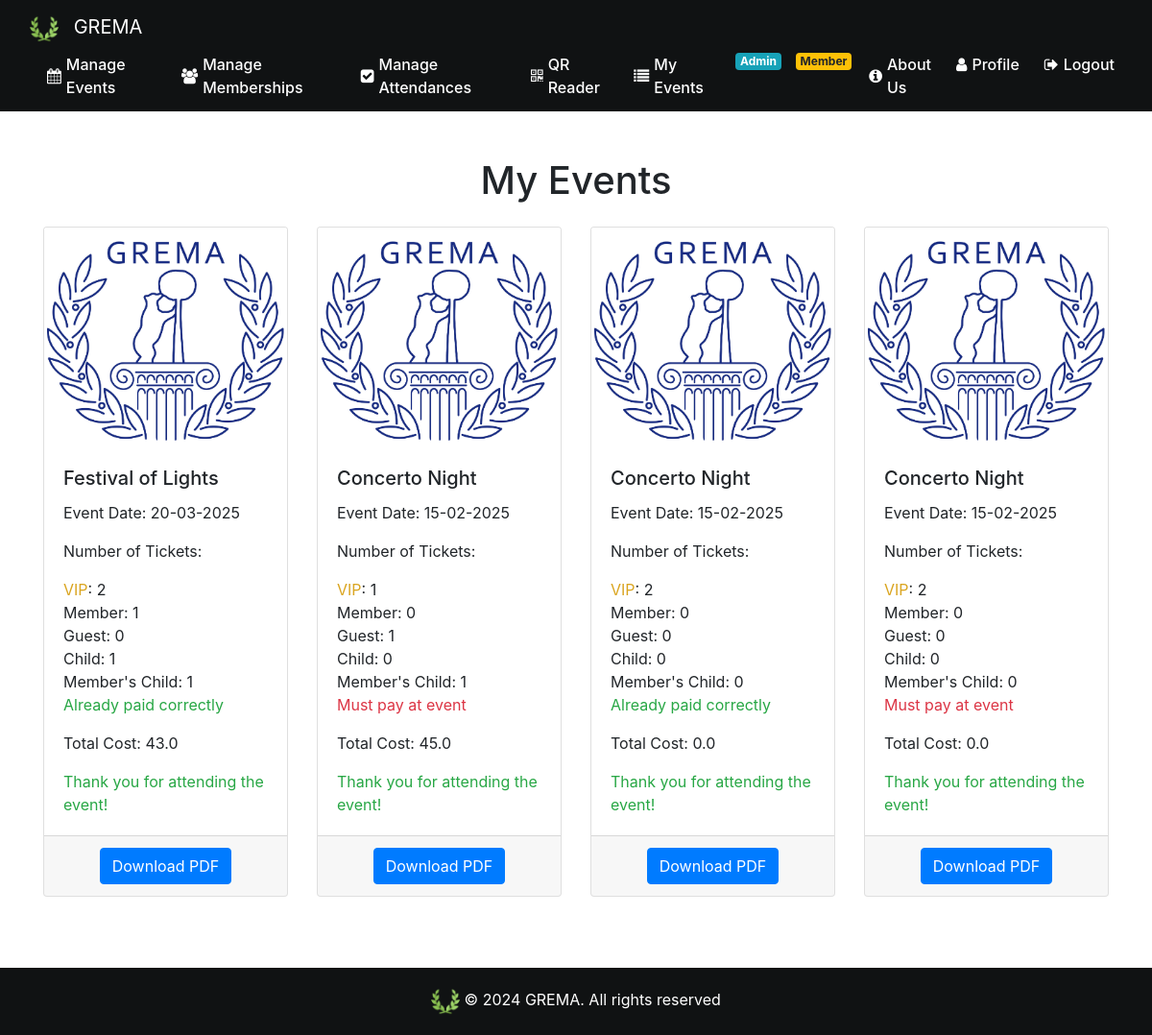
/my_events (signed in), run on the app's committed database.
### website/models.py (models this page shows)
class Event(db.Model):
    id = db.Column(db.Integer, primary_key=True)
    name= db.Column(db.String(80))
    date = db.Column(db.DateTime(timezone=True), default=func.current_date())
    max_guest_num = db.Column(db.Integer)
    member_price=db.Column(db.Float)
    member_child_price=db.Column(db.Float)
    guest_price=db.Column(db.Float)
    child_price=db.Column(db.Float)
    is_family_friendly=db.Column(db.Boolean)
    img_url=db.Column(db.String(300))
    description=db.Column(db.String(800))
    admin_id = db.Column(db.Integer, db.ForeignKey('admin.id'))

class Event_Attendance(db.Model):
    id = db.Column(db.Integer, primary_key=True)
    event_id = db.Column(db.Integer, db.ForeignKey('event.id'))
    user_id = db.Column(db.Integer, db.ForeignKey('user.id'))
    date = db.Column(db.DateTime(timezone=True), default=func.current_date())
    number_guest_tickets = db.Column(db.Integer)
    number_child_tickets = db.Column(db.Integer)
    number_member_tickets = db.Column(db.Integer)
    number_memberchild_tickets = db.Column(db.Integer)
    vip_admin_tickets= db.Column(db.Integer)
    guests_names = db.Column(db.String(300))
    cash_payment_in_event=db.Column(db.Boolean)
    total_price= db.Column(db.Float)

### website/views.py (the view)
@views.route('/my_events', methods=['GET', 'POST'])
@login_required
def my_events():
    user_attendances = Event_Attendance.query.filter_by(user_id=current_user.id).all()
    events = [Event.query.get(attendance.event_id) for attendance in user_attendances]
    now = datetime.now()
    return render_template('my_events.html', user_attendances=user_attendances, events=events, user=current_user,now=now)

### website/views.py (called while the page is built)
@views.context_processor
def inject_membership():
    if current_user.is_authenticated:
        is_member = Fee.query.filter_by(user_fee=current_user.id, payed=True).first() is not None
    else:
        is_member = False
    return dict(is_member=is_member)

### website/templates/my_events.html (shortened to what this page needs)
{% extends "base.html" %}
{% block content %}
<br><br>
<div class="container">
    <h1 class="text-center mb-4">My Events</h1>
    {% if user_attendances|length == 0 %}
    <p class="text-center text-muted mb-4">You haven't signed up for any events yet.</p>
    {% else %}
    <div class="row row-cols-1 row-cols-md-4">
        {% for i in range(user_attendances|length) %}
        <div class="col mb-4">
            <div class="card h-100 div-hover">
                {% if events[i].img_url %}
                <img src="{{ events[i].img_url }}" class="card-img-top" alt="{{ events[i].name }}">
                {% else %}
                <img src="{{ url_for('static', filename='images/gremaLogo.png') }}" class="card-img-top"
                    alt="{{ events[i].name }}">
                {% endif %}
                <div class="card-body">
                    <h5 class="card-title">{{ events[i].name }}</h5>
                    <p class="card-text">Event Date: {{ events[i].date.strftime('%d-%m-%Y') }}</p>
                    <p class="card-text">Number of Tickets:</p>
                    <ul class="list-unstyled">
                        {% if user.is_admin %}
                        <li><span style="color:goldenrod">VIP</span>: {{ user_attendances[i].vip_admin_tickets }}</li>
                        {%endif%}
                        <li>Member: {{ user_attendances[i].number_member_tickets }}</li>
                        <li>Guest: {{ user_attendances[i].number_guest_tickets }}</li>
                        <li>Child: {{ user_attendances[i].number_child_tickets }}</li>
                        <li>Member's Child: {{ user_attendances[i].number_memberchild_tickets }}</li>
                        {%if user_attendances[i].cash_payment_in_event %}
                        <li><span class="text-danger">Must pay at event</span></li>
                        {%else%}
                        <li><span class="text-success">Already paid correctly</span></li>
                        {% endif%}
                    </ul>
                    <p class="card-text">Total Cost: {{ user_attendances[i].total_price }}</p>
                    {% if events[i].date < now %} <p class="card-text text-success mb-0">Thank you for attending the
                        event!</p>
                        {% else %}
                        <p class="card-text text-primary mb-0">See you there!</p>
                        {% endif %}
                </div>
                <div class="card-footer text-center">
                    <form action="{{ url_for('views.download_event_pdf', event_id=events[i].id) }}" method="post">
                        <button type="submit" class="btn btn-primary">Download PDF</button>
                    </form>
                </div>
            </div>
        </div>
        {% endfor %}
    </div>
    {% endif %}
</div>
{% endblock %}

### website/templates/base.html (shortened to what this page needs)
<!DOCTYPE html>
<html lang="en">
<head>
  <link rel="stylesheet" href="/static/base.css">
  <link href="https://cdn.jsdelivr.net/npm/bootstrap@5.3.0/dist/css/bootstrap.min.css" rel="stylesheet">
  <link rel="stylesheet" href="https://stackpath.bootstrapcdn.com/bootstrap/4.4.1/css/bootstrap.min.css"
 />
  <link rel="stylesheet" href="https://stackpath.bootstrapcdn.com/font-awesome/4.7.0/css/font-awesome.min.css"
 />
</head>
<body>
  <nav class="navbar navbar-expand-md navbar-dark sticky-top navbar-custom">
    <div class="container-wide">
      <a class="navbar-brand" href="/"><img src="{{ url_for('static', filename='images/greek_laurel.png') }}"
          alt="GREMA"> GREMA</a>
      <div class="collapse navbar-collapse" id="navbar">
        <ul class="navbar-nav">
          {% if user.is_authenticated %}
          {% if user.is_admin %}
          <li class="nav-item">
            <a class="nav-link" href="/"><i class="fa fa-calendar" aria-hidden="true"></i> Manage Events</a>
          </li>
          <li class="nav-item">
            <a class="nav-link" href="/manage_memberships"><i class="fa fa-users" aria-hidden="true"></i> Manage
              Memberships</a>
          </li>
          <li class="nav-item">
            <a class="nav-link" href="/manage_event_attendances"><i class="fa fa-check-square" aria-hidden="true"></i>
              Manage Attendances</a>
          </li>
          <li class="nav-item">
            <a class="nav-link" href="/qr_reader"><i class="fa fa-qrcode" aria-hidden="true"></i> QR Reader</a>
          </li>
          {% else %}
          <li class="nav-item">
            <a class="nav-link" href="/"><i class="fa fa-calendar" aria-hidden="true"></i> Incoming Events</a>
          </li>
          {% endif %}
          <li class="nav-item">
            <a class="nav-link" href="/my_events"><i class="fa fa-list" aria-hidden="true"></i> My Events</a>
          </li>
          {% endif %}
        </ul>
        {% if user.is_authenticated %}
        <ul class="navbar-nav ml-auto">
          {% if user.is_admin %}
          <li class="nav-item">
            <span class="badge badge-info">Admin</span>
          </li>
          {% endif %}
          {% if not is_member %}
          <li class="nav-item">
            <a class="btn btn-warning nav-link rounded-pill font-weight-bold" id="becomeMember" href="/become_member"><i
                class="fa fa-star" aria-hidden="true"></i> Become Member!</a>
          </li>
          {% else %}
          <li class="nav-item">
            <span class="badge badge-warning">Member</span>
          </li>
          {% endif %}
          <li class="nav-item">
            <a class="nav-link" href="/about_us"><i class="fa fa-info-circle" aria-hidden="true"></i> About Us</a>
          </li>
          <li class="nav-item">
            <a class="nav-link" href="/profile"><i class="fa fa-user" aria-hidden="true"></i> Profile</a>
          </li>
          <li class="nav-item">
            <a class="nav-link" href="/logout"><i class="fa fa-sign-out" aria-hidden="true"></i> Logout</a>
          </li>
        </ul>
        {% endif %}
      </div>
    </div>
  </nav>
  <div class="w-100">{% block content %}{% endblock %}</div>
  <br><br><br><br><br>
  <footer class="footer mt-auto py-3">
    <div class="container text-center">
      <img src="/static/images/greek_laurel.png" alt="Laurel" style="max-height: 30px;" />
      <span>&copy; 2024 GREMA. All rights reserved
    </div>
  </footer>
</body>
</html>

### website/static/base.css (style rules this page uses)
html { position: relative; min-height: 100%; }
body { margin-bottom: 100px; margin: 0; padding: 0; }
.footer { position: absolute; bottom: 0; width: 100%; height: 70px; background-color: #141618; display: flex; align-items: center; justify-content: space-between; padding: 0 30px; box-sizing: border-box; }
.footer img { max-height: 35px; max-width: 100%; vertical-align: middle; align-items: center; }
.navbar-custom { background-color: #101213; padding: 10px 0; }
.navbar-brand { display: flex; align-items: center; }
.navbar-brand img { max-height: 30px; margin-right: 10px; }
.navbar-nav .nav-item { margin-left: 10px; }
.navbar-nav .nav-link { color: #ffffff !important; font-weight: 500; display: flex; align-items: center; padding: 5px 10px; }
.navbar-nav .nav-link .fa { margin-right: 5px; }
.navbar-collapse { justify-content: space-between; }
.navbar-nav.ml-auto { margin-left: auto !important; }
.container-wide { max-width: 1340px; width: 100%; padding-left: 15px; padding-right: 15px; margin-left: auto; margin-right: auto; }
.badge { margin-left: 5px; padding: 5px 10px; font-size: 90%; }
.footer { background-color: #101213; color: white; padding: 20px 0; }
.footer img { max-height: 30px; }

### data on the page
Event: name "Festival of Lights", date "20-03-2025"
Event_Attendance: vip_admin_tickets "2", number_member_tickets "1", number_guest_tickets "0", number_child_tickets "1", number_memberchild_tickets "1", total_price "43.0"
Event: name "Concerto Night" "Concerto Night" "Concerto Night", date "15-02-2025" "15-02-2025" "15-02-2025"
Event_Attendance: vip_admin_tickets "1", number_member_tickets "0", number_guest_tickets "1", number_child_tickets "0", number_memberchild_tickets "1", total_price "45.0"
Event_Attendance: vip_admin_tickets "2", number_member_tickets "0", number_guest_tickets "0", number_child_tickets "0", number_memberchild_tickets "0", total_price "0.0"
Event_Attendance: vip_admin_tickets "2", number_member_tickets "0", number_guest_tickets "0", number_child_tickets "0", number_memberchild_tickets "0", total_price "0.0"
